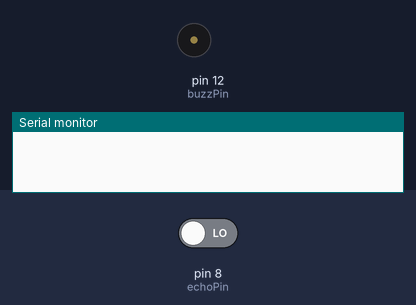
Bench run of a sketch on a simulated Arduino Uno, built with avr-gcc and run on an emulated ATmega328P. On the bench: buzzer (waves = sounding, pin HIGH), the last lines printed to the serial monitor. The test bench sets the inputs (shaded band); at power-on: pin 8 (echoPin) LOW. Pins used as bus, display or sensor lines are not drawn.

Above: at 0.1 s.
At 1.1 s:
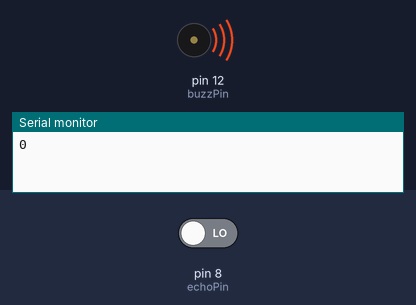
Timing chart, 0 to 2.6 s (numbered marks = the images above):
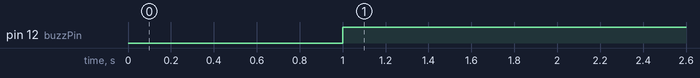

The sketch:

UltraSonicSensor.ino
```cpp
#define echoPin 8 // echopin
#define trigPin 7 //triggerpin
#define buzzPin 12 //buzzpin

int maximumRange = 200;
int minimumRange = 0;
long duration,distance;
void setup() {
  // put your setup code here, to run once:
Serial.begin(9600);
  pinMode(trigPin,OUTPUT);
  pinMode(echoPin,INPUT);
  pinMode(buzzPin,OUTPUT);
}

void loop() {
  digitalWrite(trigPin,LOW);
  delayMicroseconds(2);
  digitalWrite(trigPin,HIGH);
  delayMicroseconds(10);
  duration = pulseIn(echoPin,HIGH);
  digitalWrite(buzzPin,HIGH);
  distance = duration/58.2;
  //Serial.println(duration);
  Serial.println(distance);
  delay(50);
}
```

Measured:
- by itself, pin 12 (buzzPin): LOW → HIGH at 1.0 s
